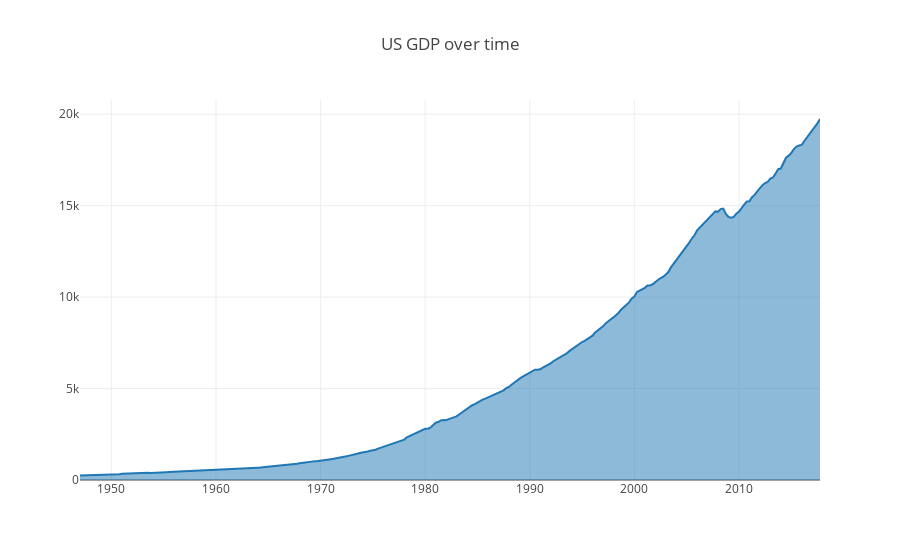

Notebook code cell kept with this figure:
### Code cell
from plotly.offline import plot, iplot
import plotly.graph_objs as go
from plotly.offline import init_notebook_mode
init_notebook_mode(connected=True)

import pandas as pd

x_values = pd.to_datetime(Data.index.values)
y_values = Data.Value
trace = go.Scatter(x=x_values,y=y_values,mode="lines",fill= "tozeroy")

layout = dict(title="US GDP over time")
              
data = [trace]
figure = dict(data=data, layout=layout)
iplot(figure)

### Figure 1 — Plotly figure (JSON) as saved in the notebook; plotly's stock layout.template omitted (floating-point values rounded to 4 significant figures; data arrays with more than 128 entries replaced by an {"elided": "..."} marker saying what was removed)
{"data": [{"fill": "tozeroy", "mode": "lines", "type": "scatter", "x": {"elided": "284 str values"}, "y": {"elided": "284 float values"}}], "layout": {"title": "US GDP over time"}}
